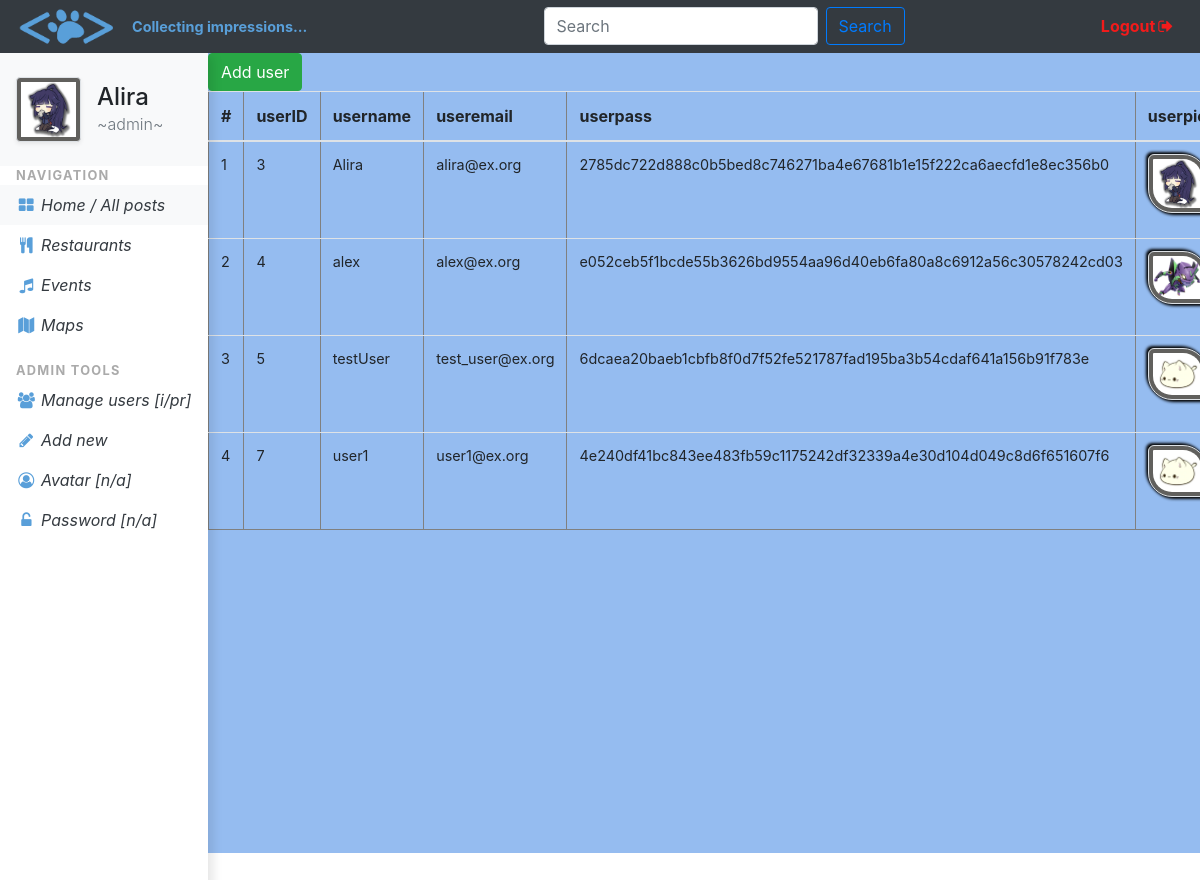
The app's page /manage_users.php (signed in) with its own data.
### tables this page shows
CREATE TABLE `users` (
  `userID` int(11) NOT NULL,
  `username` varchar(20) DEFAULT NULL,
  `useremail` varchar(50) DEFAULT NULL,
  `userpass` varchar(255) DEFAULT NULL,
  `userpic` varchar(255) DEFAULT 'img/avatar_default.jpg',
  `regdate` datetime DEFAULT CURRENT_TIMESTAMP,
  `userpriv` int(1) DEFAULT '0'
);

### manage_users.php (the view, shortened to what this page needs)
<?php
if(!isset($_SESSION['user'])) {
	header("Location: index.php");
	exit;
} else {
	require_once 'db_connect.php';
	$sql_user = "SELECT * FROM users WHERE userID=".$_SESSION['user'];
	$result = $connect->query($sql_user);
	$user_details = mysqli_fetch_array($result, MYSQLI_ASSOC);
	if ($user_details['userpriv'] != 1) {
		header("Location: home.php");
		exit;
	} else {
		$sql_request = "SELECT * FROM users";
		$result = $connect->query($sql_request);
	}
}
?>
<!DOCTYPE html>
<html>
<head>
	<link rel="stylesheet" href="https://stackpath.bootstrapcdn.com/bootstrap/4.3.1/css/bootstrap.min.css">
	<link rel="stylesheet" type="text/css" href="css/dashboard.css">
	<link rel="stylesheet" href="https://cdnjs.cloudflare.com/ajax/libs/font-awesome/4.7.0/css/font-awesome.min.css">
</head>
<body>
<?php include "admin_topnav.php"; ?>
<?php include "admin_sidebar.php"; ?>
<div class="page-content">
	<a href="p_create.php">
		<button class="btn btn-success" id="add-item-button" type="button">Add user</button>
	</a>
	<table  border="1" cellspacing= "0" cellpadding="0" class="table">
		<thead>
			<tr>
				<th>#</th>
				<th>userID</th>
				<th>username</th>
				<th>useremail</th>
				<th>userpass</th>
				<th>userpic</th>
			</tr>
		</thead>
		<tbody>
			<?php
			$count = 1;
			if($result->num_rows > 0) {
				while($row = $result->fetch_assoc()) {
					echo
					"<tr>
						<td>$count</td>
						<td>" .$row['userID']."</td>
						<td>" .$row['username']."</td>
						<td>" .$row['useremail']."</td>
						<td>" .$row['userpass']."</td>
						<td><img class='img-thumbnail img-fluid' width='100' src=" .$row['userpic']." alt='some image'/></td>
						<td>" .$row['regdate']."</td>
						<td>" .$row['userpriv']."</td>
						<td class='manipulate-button-container'>
						<a class='' href='#?id=" .$row['media_lib_ID']."'><button class='user-manipulate-button' type='button'>Edit</button></a>
						<a class='' href='#?id=" .$row['media_lib_ID']."'><button class='user-manipulate-button' type='button'>Delete</button></a>
						</td>
					</tr>";
					$count++;
				}
			} else  {
				echo  "<tr><td colspan='5'><center>No Data Avaliable</center></td></tr>";
			}
			?>
		</tbody>
	</table>
</div>
</body>
</html>

### admin_topnav.php (shortened to what this page needs)
<nav class="navbar navbar-expand-lg navbar-dark bg-dark fixed-top py-0">
	<a class="navbar-brand" href="home.php">
		<img class="img-fluid d-block" width="100" src="img/logoCodingCat1.png" alt="">
	</a>
	<span class="nav-text-color nav-text-font mr-auto">Collecting impressions...</span>
	<div class="collapse navbar-collapse ml-5" id="navbarSupportedContent">
       <form class="form-inline my-2 my-lg-0 ml-auto">
            <input class="form-control mr-sm-2" id="search-field" type="search" placeholder="Search" aria-label="Search">
            <button class="btn btn-outline-primary my-2 my-sm-0" id="search-button" type="submit">Search</button>
        </form>
		<ul class="navbar-nav ml-auto">
			<li class="nav-item">
				<a href="logout.php?logout" class="nav-link nav-logout-color">Logout<i class="fa fa-sign-out nav-logout-color fa-fw"></i></a>
			</li>
		</ul>
	</div>
</nav>

### admin_sidebar.php (shortened to what this page needs)
<div class="vertical-nav bg-white" id="sidebar">
	<div class="py-4 px-3 bg-light">
		<div class="media d-flex align-items-center"><img src="<?php echo $user_details['userpic']; ?>" alt="..." width="65" class="mr-3 rounded img-thumbnail sidebar-thumbnail-color shadow-sm">
			<div class="media-body">
				<h4 class="m-0"><?php echo $user_details['username']; ?></h4>
				<p class="font-weight-light text-muted mb-0">~admin~</p>
			</div>
		</div>
	</div>
	<p class="text-gray font-weight-bold text-uppercase px-3 mb-0 small">Navigation</p>
	<ul class="nav flex-column bg-white mb-0">
		<li class="nav-item">
			<a href="home.php" class="nav-link text-dark font-italic bg-light">
				<i class="fa fa-th-large sidebar-link fa-fw"></i>
				Home / All posts
			</a>
		</li>
		<li class="nav-item">
			<a href="restaurant.php" class="nav-link text-dark font-italic">
				<i class="fa fa-cutlery sidebar-link fa-fw"></i>
				Restaurants
			</a>
		</li>
		<li class="nav-item">
			<a href="event.php" class="nav-link text-dark font-italic">
				<i class="fa fa-music sidebar-link fa-fw"></i>
				Events
			</a>
		</li>
		<li class="nav-item">
			<a href="map.php" class="nav-link text-dark font-italic">
				<i class="fa fa-map sidebar-link fa-fw"></i>
				Maps
			</a>
		</li>
		<p class="text-gray font-weight-bold text-uppercase px-3 mt-3 mb-0 small">Admin tools</p>
		<li class="nav-item">
			<a href="manage_users.php" class="nav-link text-dark font-italic">
				<i class="fa fa-users sidebar-link fa-fw"></i>
				Manage users [i/pr]
			</a>
		</li>
		<li class="nav-item">
			<a href="create.php" class="nav-link text-dark font-italic">
				<i class="fa fa-pencil sidebar-link fa-fw"></i>
				Add new
			</a>
		</li>
		<li class="nav-item">
			<a href="#" class="nav-link text-dark font-italic">
				<i class="fa fa-user-circle-o sidebar-link fa-fw"></i>
				Avatar [n/a]
			</a>
		</li>
		<li class="nav-item">
			<a href="#" class="nav-link text-dark font-italic">
				<i class="fa fa-unlock-alt sidebar-link fa-fw"></i>
				Password [n/a]
			</a>
		</li>
	</ul>
</div>

### css/dashboard.css (style rules this page uses)
.nav-text-color { color: #599fd9 !important; font-weight: bold; }
.nav-logout-color { color: #f21b1b !important; font-weight: bold; }
.nav-text-font { font-size: .9rem; }
.sidebar-thumbnail-color { background: #599fd9; }
.sidebar-link { color: #599fd9; }
.vertical-nav { background: #6e92c2; max-width: 13rem; position: absolute; top: 0; left: 0; margin-top: 3.3em; width: 13rem; height: 100%; left: 0; box-shadow: 5px 3px 10px rgba(0, 0, 0, 0.1); }
.page-content { background: #95bcf0; width: calc(100% - 13rem); height: 100vh; margin-top: 3.3rem; margin-left: 13rem; overflow-y: auto; color: white; }
.img-thumbnail { border-radius: 0.5vw 2vw; background-color: #61605d; box-shadow: 2px 2px 3px black, -2px -2px 3px black; }
.text-uppercase { letter-spacing: 0.1em; }
.text-gray { color: #aaa; }
tbody { font-size: .9rem; }

### records on screen
users: userpic (picture), username "Alira", userID "3", useremail "alira@ex.org", userpass "2785dc722d888c0b5bed8c746271ba4e67681b1e15f222ca6aecfd1e8ec356b0"
users: userID "4", username "alex", useremail "alex@ex.org", userpass "e052ceb5f1bcde55b3626bd9554aa96d40eb6fa80a8c6912a56c30578242cd03", userpic (picture)
users: userID "5", username "testUser", useremail "test_user@ex.org", userpass "6dcaea20baeb1cbfb8f0d7f52fe521787fad195ba3b54cdaf641a156b91f783e", userpic (placeholder picture)
users: userID "7", username "user1", useremail "user1@ex.org", userpass "4e240df41bc843ee483fb59c1175242df32339a4e30d104d049c8d6f651607f6", userpic (placeholder picture)
